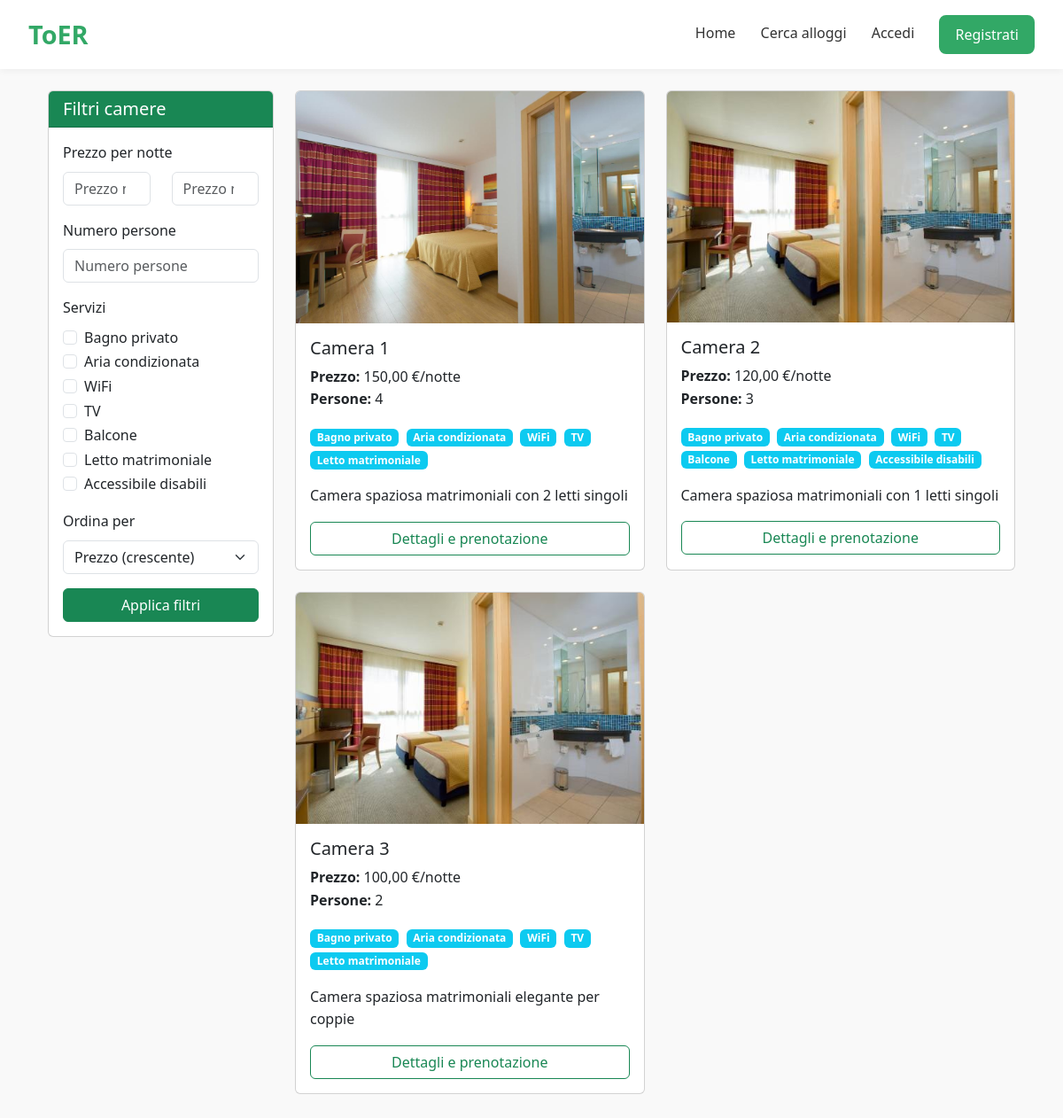
/account/struttura/4/pubblico/, run on the app's committed database.
### account/models.py (models this page shows, shortened)
class Camera(models.Model):
    struttura = models.ForeignKey(Struttura, on_delete=models.CASCADE, related_name='camere')
    numero_camera = models.PositiveIntegerField(default=1)
    prezzo_per_notte = models.DecimalField(max_digits=7, decimal_places=2, default=50.00)
    def camera_image_upload_path(instance, filename):
        struttura_nome = instance.struttura.nome.replace(" ", "_")
        camera_nome = f"camera_{instance.numero_camera}"
        return f"strutture/camere/{struttura_nome}/{camera_nome}/{filename}"
    immagine = models.ImageField(upload_to=camera_image_upload_path, blank=True, null=True)
    disponibilita = models.BooleanField(default=True)
    numero_persone = models.PositiveIntegerField()
    descrizione = models.TextField(blank=True)
    bagno_privato = models.BooleanField(default=True)
    aria_condizionata = models.BooleanField(default=False)
    wifi = models.BooleanField(default=True)
    tv = models.BooleanField(default=False)
    balcone = models.BooleanField(default=False)
    vista = models.CharField(max_length=100, blank=True, help_text="Es: mare, montagna, città")
    letto_matrimoniale = models.BooleanField(default=False)
    letti_singoli = models.PositiveIntegerField(default=0)
    accessibile_disabili = models.BooleanField(default=False)

### account/views.py (the view)
# urls.py: path('struttura/<int:pk>/pubblico/', views.dettaglio_struttura_pubblico, name='dettaglio_struttura_pubblico'),
def dettaglio_struttura_pubblico(request, pk):
    struttura = get_object_or_404(Struttura, pk=pk)
    filter_form = CameraFilterForm(request.GET)
    camere = struttura.camere.filter(disponibilita=True)
    if filter_form.is_valid():
        if filter_form.cleaned_data['min_prezzo']:
            camere = camere.filter(prezzo_per_notte__gte=filter_form.cleaned_data['min_prezzo'])
        if filter_form.cleaned_data['max_prezzo']:
            camere = camere.filter(prezzo_per_notte__lte=filter_form.cleaned_data['max_prezzo'])
        if filter_form.cleaned_data['numero_persone']:
            camere = camere.filter(numero_persone=filter_form.cleaned_data['numero_persone'])
        if filter_form.cleaned_data['bagno_privato']:
            camere = camere.filter(bagno_privato=True)
        if filter_form.cleaned_data['aria_condizionata']:
            camere = camere.filter(aria_condizionata=True)
        if filter_form.cleaned_data['wifi']:
            camere = camere.filter(wifi=True)
        if filter_form.cleaned_data['tv']:
            camere = camere.filter(tv=True)
        if filter_form.cleaned_data['balcone']:
            camere = camere.filter(balcone=True)
        if filter_form.cleaned_data['letto_matrimoniale']:
            camere = camere.filter(letto_matrimoniale=True)
        if filter_form.cleaned_data['accessibile_disabili']:
            camere = camere.filter(accessibile_disabili=True)
        if filter_form.cleaned_data['ordina_per']:
            camere = camere.order_by(filter_form.cleaned_data['ordina_per'])
    return render(request, 'account/dettaglio_struttura_pubblico.html', {
        'struttura': struttura,
        'camere': camere,
        'filter_form': filter_form,
        'check_in_date': request.GET.get('check_in_date'),
        'check_out_date': request.GET.get('check_out_date'),
        'num_people': request.GET.get('num_people')
    })

### account/templates/account/dettaglio_struttura_pubblico.html (shortened to what this page needs)
{% extends 'home.html' %}
{% block content %}
<div class="container mt-4">
    <div class="row">
        <div class="col-md-3">
            <div class="card mb-4">
                <div class="card-header bg-success text-white">
                    <h5 class="mb-0">Filtri camere</h5>
                </div>
                <div class="card-body">
                    <form method="get">
                        <div class="mb-3">
                            <label class="form-label">Prezzo per notte</label>
                            <div class="row">
                                <div class="col-6">
                                    {{ filter_form.min_prezzo }}
                                </div>
                                <div class="col-6">
                                    {{ filter_form.max_prezzo }}
                                </div>
                            </div>
                        </div>
                        <div class="mb-3">
                            <label class="form-label">Numero persone</label>
                            {{ filter_form.numero_persone }}
                        </div>
                        <div class="mb-3">
                            <label class="form-label">Servizi</label>
                            <div class="form-check">
                                {{ filter_form.bagno_privato }}
                                <label class="form-check-label" for="{{ filter_form.bagno_privato.id_for_label }}">
                                    Bagno privato
                                </label>
                            </div>
                            <div class="form-check">
                                {{ filter_form.aria_condizionata }}
                                <label class="form-check-label" for="{{ filter_form.aria_condizionata.id_for_label }}">
                                    Aria condizionata
                                </label>
                            </div>
                            <div class="form-check">
                                {{ filter_form.wifi }}
                                <label class="form-check-label" for="{{ filter_form.wifi.id_for_label }}">
                                    WiFi
                                </label>
                            </div>
                            <div class="form-check">
                                {{ filter_form.tv }}
                                <label class="form-check-label" for="{{ filter_form.tv.id_for_label }}">
                                    TV
                                </label>
                            </div>
                            <div class="form-check">
                                {{ filter_form.balcone }}
                                <label class="form-check-label" for="{{ filter_form.balcone.id_for_label }}">
                                    Balcone
                                </label>
                            </div>
                            <div class="form-check">
                                {{ filter_form.letto_matrimoniale }}
                                <label class="form-check-label" for="{{ filter_form.letto_matrimoniale.id_for_label }}">
                                    Letto matrimoniale
                                </label>
                            </div>
                            <div class="form-check">
                                {{ filter_form.accessibile_disabili }}
                                <label class="form-check-label" for="{{ filter_form.accessibile_disabili.id_for_label }}">
                                    Accessibile disabili
                                </label>
                            </div>
                        </div>
                        <div class="mb-3">
                            <label class="form-label">Ordina per</label>
                            {{ filter_form.ordina_per }}
                        </div>
                        <button type="submit" class="btn btn-success w-100">
                             Applica filtri
                        </button>
                    </form>
                </div>
            </div>
        </div>
        <div class="col-md-9">
            {% if camere %}
  <div class="row">
    {% for camera in camere %}
                    <div class="col-md-6 mb-4">
                        <div class="card h-100">
          {% if camera.immagine %}
                                <img src="{{ camera.immagine.url }}" class="card-img-top" alt="Camera {{ camera.numero_camera }}">
          {% endif %}
          <div class="card-body">
            <h5 class="card-title">Camera {{ camera.numero_camera }}</h5>
                                <p class="card-text">
                                    <strong>Prezzo:</strong> {{ camera.prezzo_per_notte }} €/notte<br>
                                    <strong>Persone:</strong> {{ camera.numero_persone }}
                                </p>
                                <div class="mb-3">
                                    {% if camera.bagno_privato %}
                                    <span class="badge bg-info me-1">Bagno privato</span>
                                    {% endif %}
                                    {% if camera.aria_condizionata %}
                                    <span class="badge bg-info me-1">Aria condizionata</span>
                                    {% endif %}
                                    {% if camera.wifi %}
                                    <span class="badge bg-info me-1">WiFi</span>
                                    {% endif %}
                                    {% if camera.tv %}
                                    <span class="badge bg-info me-1">TV</span>
                                    {% endif %}
                                    {% if camera.balcone %}
                                    <span class="badge bg-info me-1">Balcone</span>
                                    {% endif %}
                                    {% if camera.letto_matrimoniale %}
                                    <span class="badge bg-info me-1">Letto matrimoniale</span>
                                    {% endif %}
                                    {% if camera.accessibile_disabili %}
                                    <span class="badge bg-info">Accessibile disabili</span>
                                    {% endif %}
                                </div>
                                <p class="card-text">{{ camera.descrizione|truncatewords:30 }}</p>
                                <a href="{% url 'account:dettaglio_camera_pubblico' camera.id %}?check_in_date={{ check_in_date }}&check_out_date={{ check_out_date }}&num_people={{ num_people }}" class="btn btn-outline-success w-100">
                                    Dettagli e prenotazione
                                </a>
          </div>
        </div>
      </div>
    {% endfor %}
                </div>
            {% else %}
                <div class="alert alert-info">
                    Nessuna camera disponibile con i criteri selezionati.
                </div>
            {% endif %}
        </div>
  </div>
</div>
{% endblock %}

### toER/templates/home.html (style rules this page uses)
* { margin: 0; padding: 0; box-sizing: border-box; }
body { font-family: "Segoe UI", sans-serif; line-height: 1.6; background: #f9f9f9; color: #333; min-height: 100vh; position: relative; padding-bottom: 60px; }

### data on the page
Camera: immagine (picture), numero_camera "1", prezzo_per_notte "150,00", numero_persone "4", bagno_privato "Bagno privato", aria_condizionata "Aria condizionata", wifi "WiFi", tv "TV", letto_matrimoniale "Letto matrimoniale", descrizione "Camera spaziosa matrimoniali con 2 letti singoli"
Camera: immagine (picture), numero_camera "2", prezzo_per_notte "120,00", numero_persone "3", bagno_privato "Bagno privato", aria_condizionata "Aria condizionata", wifi "WiFi", tv "TV", balcone "Balcone", letto_matrimoniale "Letto matrimoniale", accessibile_disabili "Accessibile disabili", descrizione "Camera spaziosa matrimoniali con 1 letti singoli"
Camera: immagine (picture), numero_camera "3", prezzo_per_notte "100,00", numero_persone "2", bagno_privato "Bagno privato", aria_condizionata "Aria condizionata", wifi "WiFi", tv "TV", letto_matrimoniale "Letto matrimoniale", descrizione "Camera spaziosa matrimoniali elegante per coppie"
